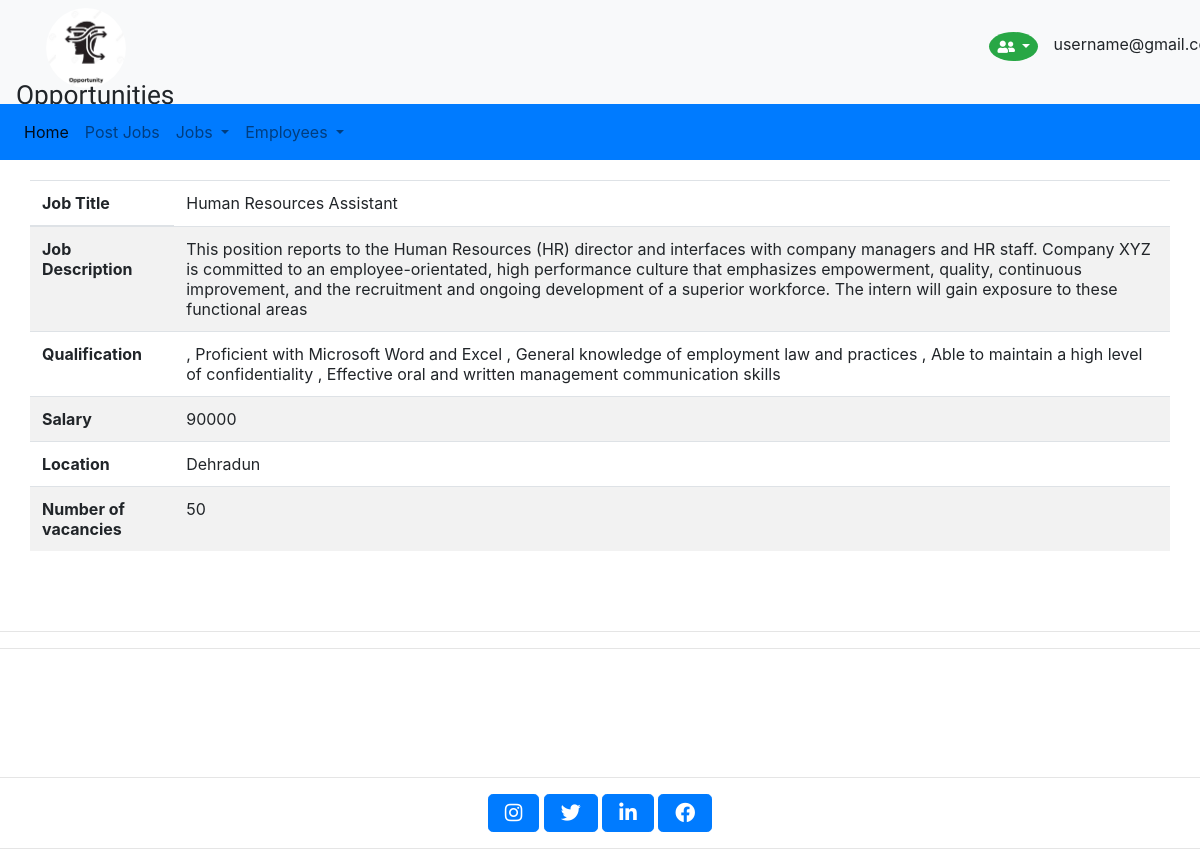
/jobs, run on an earlier commit of the app's database.
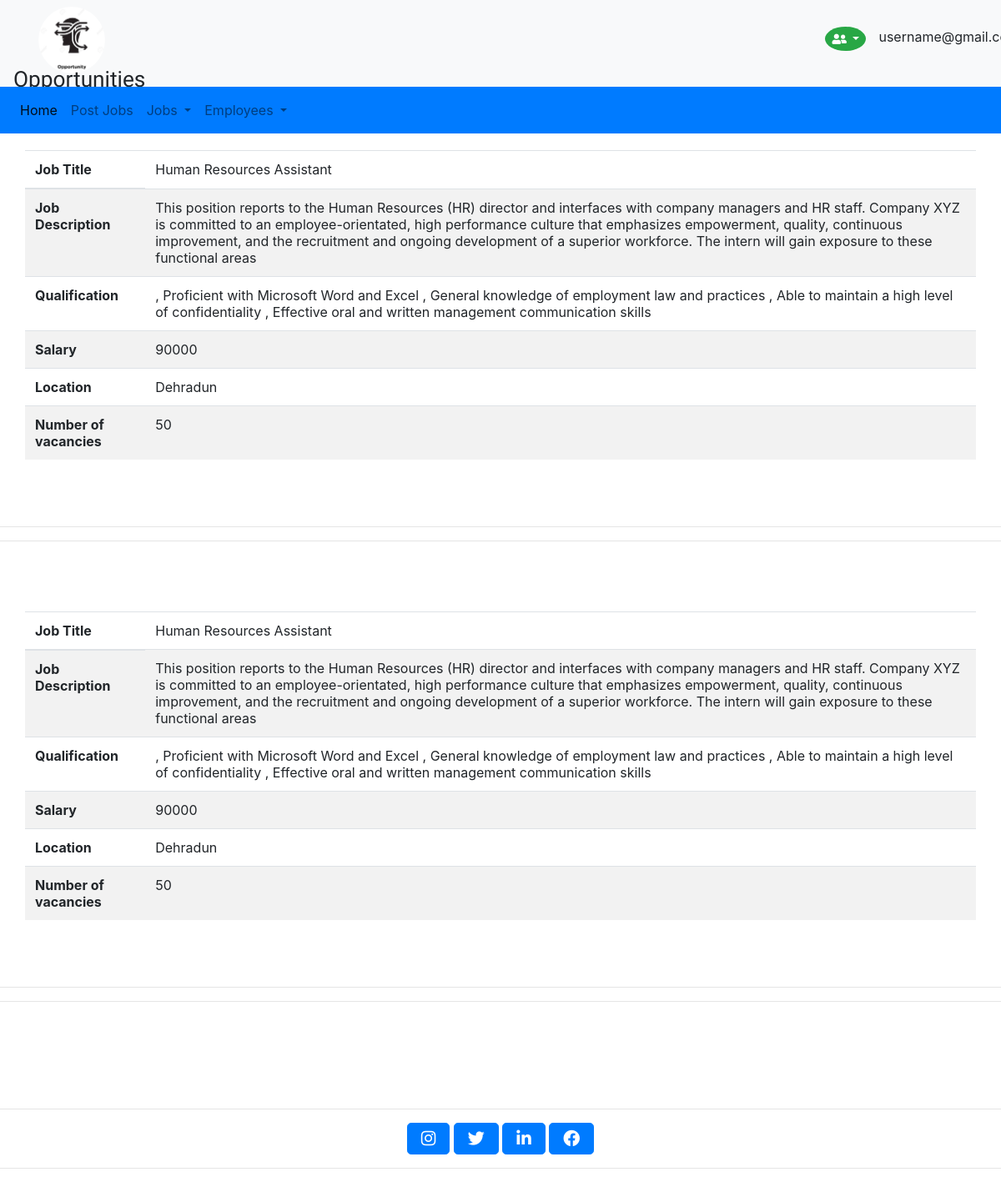
And on a later commit of the database.
### tables this page shows
CREATE TABLE published_jobsPost(id INTEGER PRIMARY KEY AUTOINCREMENT, jobTitle TEXT, jobDesc TEXT,jobQual TEXT, jobSalary TEXT, jobLocation TEXT, jobVacancies TEXT);

### app.py (the view)
@app.route('/jobs', methods=['GET', 'POST'])
def jobs():
    conn = sqlite3.connect('JOB PORTAL.db')
    cur = conn.cursor()
    cur.execute("select * from published_jobsPost")
    rows = cur.fetchall()
    return render_template('jobs.html', rows=rows)

### templates/jobs.html (shortened to what this page needs)
<html lang="">
<head>
<link rel="stylesheet" href="https://stackpath.bootstrapcdn.com/bootstrap/4.3.1/css/bootstrap.min.css">
  <link rel="stylesheet" href="../static/css/Login.css">
  <link href="../static/fontawesome/css/all.css" rel="stylesheet">
</head>
<section id="title">
        <nav class="navbar navbar-expand-lg navbar-light bg-light">
            <h2><img src="../static/Images/Logo.jpg"><sub>  Opportunities</sub></h2>
            <div class="d-flex">
                <div class="dropdown col-md" style="margin-left: 800px;">
                    <button type="button" class="btn btn-success dropdown-toggle btn-sm my-2 my-sm-0 ml-auto" id="dropdownMenuOffset" data-toggle="dropdown" aria-haspopup="true" aria-expanded="false" data-offset="10,20" style="border-radius: 50%;border: none;">
                        <i class="fas fa-user-friends"></i>
                    </button>
                </div>
                <p style="">username@gmail.com</p>
            </div></nav>
    </section>
    <section id="Menu-bar">
        <nav class="navbar navbar-expand-lg navbar-light bg-primary">
            <div class="collapse navbar-collapse" id="navbarNavDropdown">
                <ul class="navbar-nav">
                    <li class="nav-item active">
                        <a class="nav-link" href="{{  url_for('index') }}">Home <span class="sr-only">(current)</span></a>
                    </li>
                    <li class="nav-item">
                        <a class="nav-link" href="{{  url_for('adminPanel') }}">Post Jobs</a>
                    </li>
                    <li class="nav-item dropdown">
                        <a class="nav-link dropdown-toggle" href="#" id="navbarDropdownMenuLink" role="button" data-toggle="dropdown" aria-haspopup="true" aria-expanded="false">
          Jobs
        </a>
                    </li>
                    <li class="nav-item dropdown">
                        <a class="nav-link dropdown-toggle" href="#" id="navbarDropdownMenuLink" role="button" data-toggle="dropdown" aria-haspopup="true" aria-expanded="false">
          Employees
        </a>
                    </li>
                </ul>
            </div>
        </nav>
    </section>
{% for row in rows %}
 <section id="Admin-Container1" style="margin-top:20px;">
        <div class="container-fluid">
            <div class="row-md">
                <div class="col">
                    <table class="table table-striped">
                        <thead>
                            <tr>
                                <th scope="col">Job Title</th>
                                <td>
                                   {{row[1]}}
                                </td>
                            </tr>
                        </thead>
                        <tbody>
                            <tr>
                                <th scope="row">Job Description</th>
                                <td>
                                   {{row[2]}}
                                </td>
                            </tr>
                            <tr>
                                <th scope="row">Qualification</th>
                                <td>
                                    {{row[3]}}
                                </td>
                            </tr>
                            <tr>
                                <th scope="row">Salary</th>
                                <td>
                                    {{row[4]}}
                                </td>
                            </tr>
                            <tr>
                                <th scope="row">Location</th>
                                <td>
                                    {{row[5]}}
                                </td>
                            </tr>
                            <tr>
                                <th scope="row">Number of vacancies</th>
                                <td>
                                    {{row[6]}}
                                </td>
                            </tr>
                        </tbody>
                    </table>
                </div>
            </div></div>
 </section>
    <br><br><hr><hr><br><br>
  {% endfor %}
    <br>
    <br>
    <hr>
    <section id="bottom" style="text-align:center;">
        <div class="container">
            <div class="row">
<div class="col-md">
          <button type="button" class="btn btn-primary btn-lg" onclick="window.location.href='https://www.instagram.com';"><i class="fab fa-instagram"></i></button>
            <button type="button" class="btn btn-primary btn-lg" onclick="window.location.href='https://twitter.com/login';"><i class="fab fa-twitter"></i></button>
            <button type="button" class="btn btn-primary btn-lg" onclick="window.location.href='https://in.linkedin.com';"><i class="fab fa-linkedin-in"></i></button>
            <button type="button" class="btn btn-primary btn-lg" onclick="window.location.href='https://www.facebook.com';"><i class="fab fa-facebook"></i></button>
</div>
            </div>
        </div>
    </section>
    <hr>
</body>
</html>

### static/css/Login.css (style rules this page uses)
#title img { height: 80px; width:80px; border-radius: 45px; margin-left:30px; }
#title h2 { font-size: 35px; font-family: 'Indie Flower', cursive; }

What changed in the data, as far as the page shows it:
added published_jobsPost: jobTitle "Human Resources Assistant", jobDesc "This position reports to the Human Resources (HR) director and interfaces with company managers and HR staff. Company XYZ is committed to an employee-orientated, high performance culture that emphasizes empowerment, quality, continuous improvement, and the recruitment and ongoing development of a superior workforce. The intern will gain exposure to these functional areas", jobQual ", Proficient with Microsoft Word and Excel , General knowledge of employment law and practices , Able to maintain a high level of confidentiality , Effective oral and written management communication skills", jobSalary "90000", jobLocation "Dehradun", jobVacancies "50"
